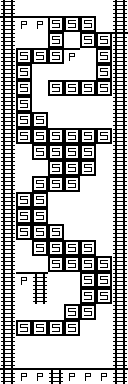

Rendered tile map (Tiled .tmx) drawn with the repository's tilesets; below, a short description and the full map source, tile grids included:
An orthogonal 8x24 tile map with 16x16 px tiles, 1 tile layer (Tile Layer 1).

<map version="1.0" orientation="orthogonal" renderorder="right-up" width="8" height="24" tilewidth="16" tileheight="16" nextobjectid="1">
 <properties>
  <property name="BOTTOM" value="TTTTTTTT" />
  <property name="LEFT" value="TTTTTTTTTTTTTTTTTTTTTTTT" />
  <property name="RIGHT" value="TTTTTTTTTTTTTTTTTTTTTTTT" />
  <property name="TOP" value="TTTTTTTT" />
 </properties>
 <tileset firstgid="1" name="s" tilewidth="16" tileheight="16">
  <tile id="0">
   <image width="16" height="16" source="../textures/E.png" />
  </tile>
  <tile id="1">
   <image width="16" height="16" source="../textures/L.png" />
  </tile>
  <tile id="2">
   <image width="16" height="16" source="../textures/P.png" />
  </tile>
  <tile id="3">
   <image width="16" height="16" source="../textures/S.png" />
  </tile>
  <tile id="4">
   <image width="16" height="16" source="../textures/T.png" />
  </tile>
  <tile id="5">
   <image width="16" height="16" source="../textures/W.png" />
  </tile>
 </tileset>
 <layer name="Tile Layer 1" width="8" height="24">
  <data encoding="csv">
2,1,1,1,1,1,1,2,
5,3,3,4,4,4,1,2,
2,1,1,4,1,4,4,5,
2,4,4,4,3,1,4,2,
2,4,1,1,1,1,4,2,
2,4,1,4,4,4,4,2,
2,4,1,1,1,1,1,2,
2,4,4,1,1,1,1,2,
2,4,4,4,4,4,4,2,
2,1,4,4,4,4,1,2,
2,1,1,4,4,4,1,2,
2,1,4,4,4,1,1,2,
2,4,4,1,1,1,1,2,
2,4,4,1,1,1,1,2,
2,4,4,4,1,1,1,2,
2,1,4,4,4,4,1,2,
2,1,1,4,4,4,4,2,
2,3,5,1,1,4,4,2,
2,1,2,1,1,4,4,2,
2,1,1,1,4,4,1,2,
2,4,4,4,4,1,1,2,
2,1,1,1,1,1,1,2,
2,1,1,1,1,1,1,2,
5,3,3,5,3,3,3,5
</data>
 </layer>
</map>
